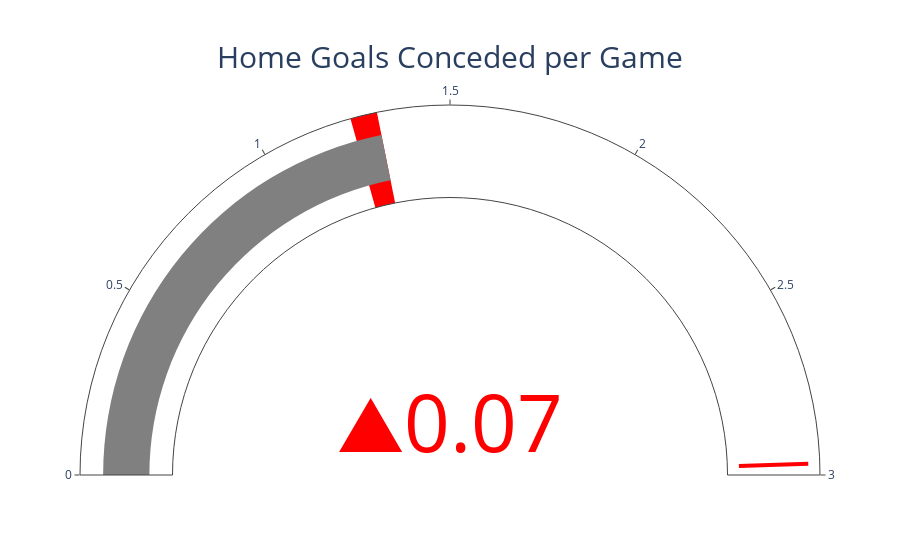

This figure's notebook cell:
### Code cell
gauge_chart(title='Home Goals Conceded per Game', 
            value=1.31, 
            reference=1.24, 
            max_range=3, 
            min_range= 0, 
            file_name='home_goals_conceded_per_game',
            positive_changes=False)

### Figure 1 — Plotly figure (JSON) as saved in the notebook; plotly's stock layout.template omitted (floating-point values rounded to 4 significant figures)
{"data": [{"delta": {"decreasing": {"color": "green"}, "increasing": {"color": "red"}, "reference": 1.24}, "domain": {"x": [0, 1], "y": [0, 1]}, "gauge": {"axis": {"range": [0, 3]}, "bar": {"color": "gray"}, "steps": [{"color": "red", "range": [1.24, 1.31]}], "threshold": {"line": {"color": "red", "width": 4}, "thickness": 0.75, "value": 2.97}}, "mode": "gauge+delta", "title": {"font": {"size": 30}, "text": "Home Goals Conceded per Game"}, "type": "indicator", "value": 1.31}], "layout": {}}
